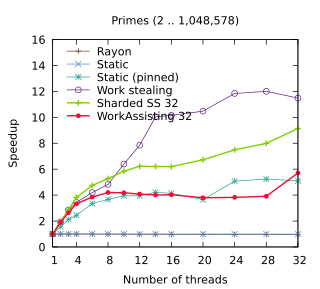

gnuplot code for this plot:
set title "Primes (2 .. 1,048,578)"
set terminal pdf size 3.2,2.9
set output "./results/Primes_2_.._1,048,578.pdf"
set key on
set key top left Left reverse
set key samplen 2.5
set xrange [1:32]
set xtics (1, 4, 8, 12, 16, 20, 24, 28, 32)
set xlabel "Number of threads"
set yrange [0:16]
set ylabel "Speedup"
plot './results/Primes_2_.._1,048,578.dat' using 1:2 title "Rayon" pointsize 0.7 lw 1 pt 1 linecolor rgb "#6E3B23" with linespoints, \
  './results/Primes_2_.._1,048,578.dat' using 1:3 title "Static" pointsize 0.7 lw 1 pt 2 linecolor rgb "#5287C6" with linespoints, \
  './results/Primes_2_.._1,048,578.dat' using 1:4 title "Static (pinned)" pointsize 0.7 lw 1 pt 3 linecolor rgb "#24A793" with linespoints, \
  './results/Primes_2_.._1,048,578.dat' using 1:5 title "Work stealing" pointsize 0.7 lw 1 pt 6 linecolor rgb "#5B2182" with linespoints, \
  './results/Primes_2_.._1,048,578.dat' using 1:6 title "Sharded SS 32" pointsize 0.7 lw 2 pt 1 linecolor rgb "#80D000" with linespoints, \
  './results/Primes_2_.._1,048,578.dat' using 1:7 title "WorkAssisting 32" pointsize 0.4 lw 2 pt 7 linecolor rgb "#F40A35" with linespoints
